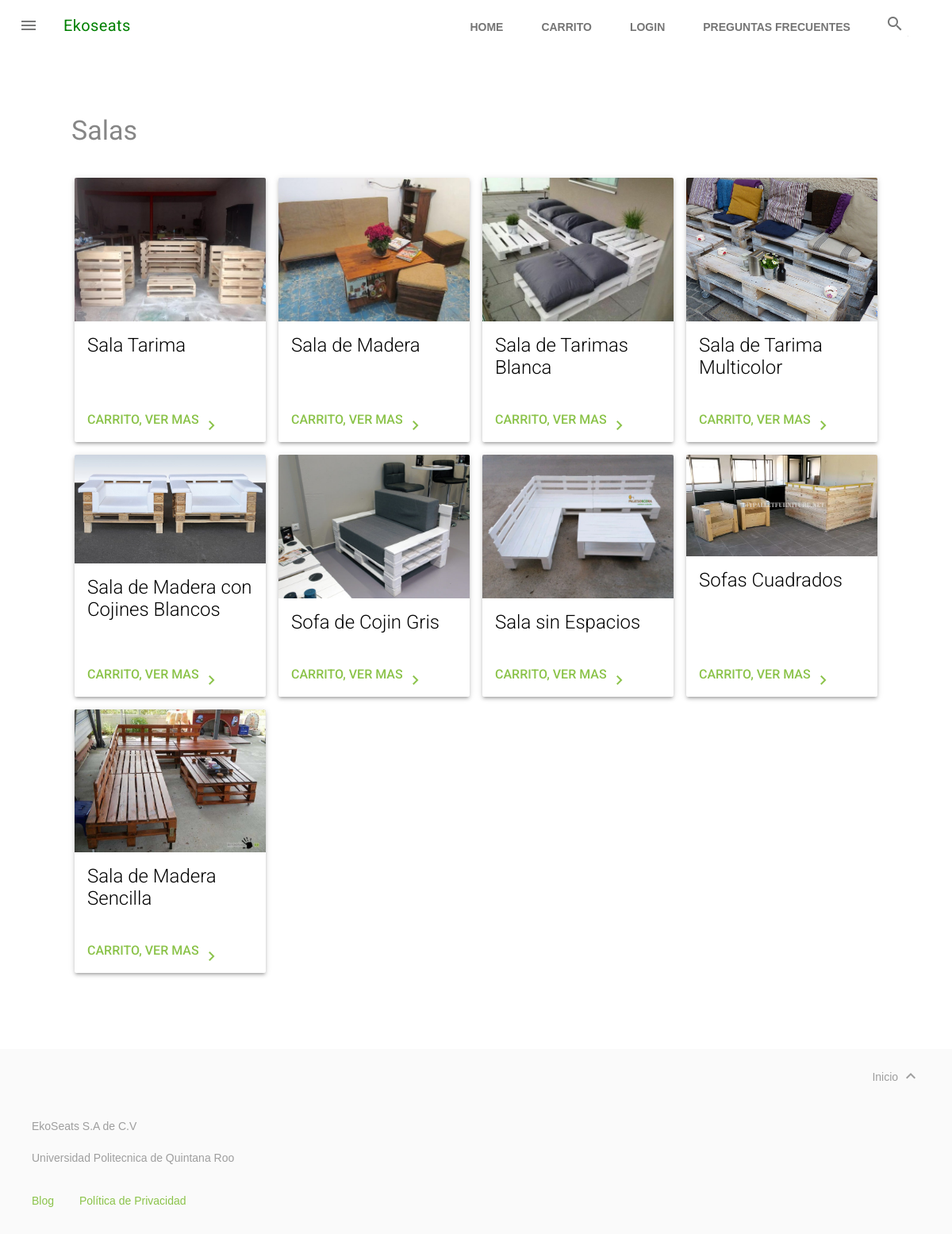
Screenshot of /catalogo.php?catalogo1=Salas with the database file from the repository.
### tables this page shows
CREATE TABLE `productos` (
  `id_producto` int(11) NOT NULL,
  `nombre_producto` varchar(50) NOT NULL,
  `descripcion_producto` text NOT NULL,
  `stock_producto` int(11) NOT NULL,
  `precio_producto` decimal(10,0) NOT NULL,
  `imagenes` text NOT NULL,
  `tipo_producto` int(11) NOT NULL,
  `id_usuario` int(11) NOT NULL
);

### catalogo.php (the view, shortened to what this page needs)
<!doctype html>
<html lang="es">
    <?php
      $catalogo1=($_GET['catalogo1']);
      $nombre_seccion=$catalogo1;
      $imagen="";
      $nombre="";
      if ($nombre_seccion == "Salas") {
          $tipo=1;
      } elseif ($nombre_seccion == "Comedores") {
          $tipo=2;
      } elseif ($nombre_seccion=="Otros") {
          $tipo=3;
      }
?>
  <head>
    <link rel="stylesheet" href="css/material.min.css">
    <link rel="stylesheet" href="css/styles.css">
  </head>
  <body>
    <div class="mdl-layout mdl-js-layout mdl-layout--fixed-header">
      <div class="android-header mdl-layout__header mdl-layout__header--waterfall">
        <div class="mdl-layout__header-row">
          <span class="android-title mdl-layout-title" style="color: green">
        Ekoseats
          </span>
          <div class="android-search-box mdl-textfield mdl-js-textfield mdl-textfield--expandable mdl-textfield--floating-label mdl-textfield--align-right mdl-textfield--full-width">
            <label class="mdl-button mdl-js-button mdl-button--icon" for="search-field">
              <i class="material-icons">search</i>
            </label>
          </div>
          <div class="android-navigation-container">
            <nav class="android-navigation mdl-navigation">
              <a class="mdl-navigation__link mdl-typography--text-uppercase" href="index.php">Home</a>
              <a class="mdl-navigation__link mdl-typography--text-uppercase" href="carrito.php">Carrito</a>
              <a class="mdl-navigation__link mdl-typography--text-uppercase" href="login.php">Login</a>
              <a class="mdl-navigation__link mdl-typography--text-uppercase" href="quienes_somos.php">Preguntas Frecuentes</a>
            </nav>
          </div>
        </div>
      </div>
      <div class="android-content mdl-layout__content">
        <div class="android-more-section">
          <div class="android-section-title mdl-typography--display-1-color-contrast"><?php echo $nombre_seccion; ?></div>
          <div class="android-card-container mdl-grid">
              <?php
                  $conexion = mysqli_connect("localhost", "root", "", "ekoseat_bdd");
                    for($contador=1;$contador<100;$contador++){
                        $consulta =$conexion->query("SELECT * from productos WHERE id_producto= $contador AND tipo_producto=$tipo");
                        if($resultado = mysqli_fetch_array($consulta)){
                           $imagen = $resultado["id_producto"];
                           $nombre = $resultado["nombre_producto"];
                           $ruta = $resultado["imagenes"];
                           $tipo= $resultado["tipo_producto"];
                        }
                        if($imagen!="")
                        {
                        ?>
                          <div class='mdl-cell mdl-cell--3-col mdl-cell--4-col-tablet mdl-cell--4-col-phone mdl-card mdl-shadow--3dp'>
                            <div class='mdl-card__media'>
                              <img src='<?php echo $ruta ?>'>
                            </div>
                            <div class='mdl-card__title'>
                              <h4 class='mdl-card__title-text'><?php echo $nombre ?></h4>
                            </div>
                            <div class='mdl-card__supporting-text'>
                            </div>
                            <div class='mdl-card__actions'>
                              <a class='android-link mdl-button mdl-js-button mdl-typography--text-uppercase' href='detalles.php?valor= <?php echo $imagen ?>' >Carrito, ver mas
                                <i class='material-icons'>chevron_right</i>
                              </a>
                            </div>
                          </div>
                        <?php
                            $imagen = "";
                            $nombre = "";
                        }
                  }
                ?>
          </div>
        </div>
        <footer class="android-footer mdl-mega-footer">
          <div class="mdl-mega-footer--top-section">
            <div class="mdl-mega-footer--right-section">
              <a class="mdl-typography--font-light" href="#top">
                Inicio
                <i class="material-icons">expand_less</i>
              </a>
            </div>
          </div>
          <div class="mdl-mega-footer--middle-section">
            <p class="mdl-typography--font-light">EkoSeats S.A de C.V</p>
            <p class="mdl-typography--font-light">Universidad Politecnica de Quintana Roo</p>
          </div>
          <div class="mdl-mega-footer--bottom-section">
            <a class="android-link mdl-typography--font-light" href="">Blog</a>
            <a class="android-link mdl-typography--font-light" href="">Política de Privacidad</a>
          </div>
        </footer>
      </div>
    </div>
  </body>
</html>

### css/styles.css (style rules this page uses)
body { margin: 0; }
.mdl-textfield--expandable { width: auto; }
.android-header { overflow: visible; background-color: white; }
.android-header .material-icons { color: #767777 !important; }
.android-header .mdl-navigation__link { color: #757575; font-weight: 700; font-size: 14px; }
.android-navigation-container { direction: rtl; -webkit-box-ordinal-group: 2; -webkit-order: 1; -ms-flex-order: 1; order: 1; width: 500px; -webkit-transition: opacity 0.2s cubic-bezier(0.4, 0, 0.2, 1), width 0.2s cubic-bezier(0.4, 0, 0.2, 1); transition: opacity 0.2s cubic-bezier(0.4, 0, 0.2, 1), width 0.2s cubic-bezier(0.4, 0, 0.2, 1); }
.android-navigation { direction: ltr; -webkit-box-pack: end; -webkit-justify-content: flex-end; -ms-flex-pack: end; justify-content: flex-end; width: 800px; }
.android-navigation .mdl-navigation__link { display: inline-block; height: 60px; line-height: 68px; background-color: transparent !important; border-bottom: 4px solid transparent; }
.android-search-box { -webkit-box-ordinal-group: 3; -webkit-order: 2; -ms-flex-order: 2; order: 2; margin-left: 16px; margin-right: 16px; }
.android-link { text-decoration: none; color: #8bc34a !important; }
.android-link .material-icons { position: relative; top: 6px; }
.android-more-section { padding: 80px 0; max-width: 1044px; margin-left: auto; margin-right: auto; }
.android-more-section .android-section-title { margin-left: 12px; padding-bottom: 24px; }
.android-card-container .mdl-card__media { overflow: hidden; background: transparent; }
.android-card-container .mdl-card__media img { width: 100%; }
.android-card-container .mdl-card__title { background: transparent; height: auto; }
.android-card-container .mdl-card__title-text { color: black; height: auto; }
.android-card-container .mdl-card__supporting-text { height: auto; color: black; padding-bottom: 48px; }
.android-card-container .mdl-card__actions { position: absolute; bottom: 0; }
.android-card-container .mdl-card__actions a { border-top: none; line-height: 32px; font-size: 16px; }
.android-footer { background-color: #fafafa; position: relative; }
.android-footer .mdl-mega-footer--top-section::after { border-bottom: none; }
.android-footer .mdl-mega-footer--middle-section::after { border-bottom: none; }
.android-footer .mdl-mega-footer--bottom-section { position: relative; }
.android-footer .mdl-mega-footer--bottom-section a { margin-right: 2em; }
.android-footer .mdl-mega-footer--right-section a .material-icons { position: relative; top: 6px; }

### rows the page displays
productos: imagenes (picture), nombre_producto "Sala Tarima"
productos: imagenes (picture), nombre_producto "Sala de Madera"
productos: imagenes (picture), nombre_producto "Sala de Tarimas Blanca"
productos: imagenes (picture), nombre_producto "Sala de Tarima Multicolor"
productos: imagenes (picture), nombre_producto "Sala de Madera con Cojines Blancos"
productos: imagenes (picture), nombre_producto "Sofa de Cojin Gris"
productos: imagenes (picture), nombre_producto "Sala sin Espacios"
productos: imagenes (picture), nombre_producto "Sofas Cuadrados"
productos: imagenes (picture), nombre_producto "Sala de Madera Sencilla"

### other values shown
$nombre_seccion "Salas"
